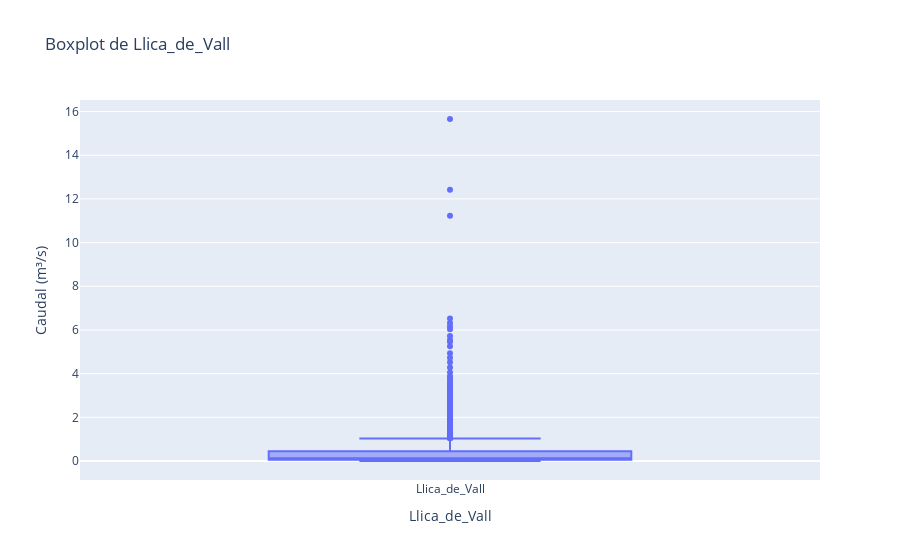

The notebook cell this image was saved under:
### Code cell
# 2. Seleccionar la estación
nombreST = "Llica_de_Vall"

# Crear un subconjunto con los datos de esa estación
DF_St = TotalDat[TotalDat['Estacio'] == nombreST]

# 3. Crear un boxplot con Plotly
fig = go.Figure()

# Añadir el boxplot
fig.add_trace(go.Box(
    y=DF_St['Valor'],
    name=nombreST,
    boxmean=False,  # No mostrar la línea de la media automáticamente
    #marker_color='cyan'
))

# Añadir el título y etiquetas
fig.update_layout(
    title=f"Boxplot de {nombreST}",
    xaxis_title=nombreST,
    yaxis_title="Caudal (m³/s)"
)

# Mostrar el gráfico interactivo
fig.show()

### Figure 1 — Plotly figure (JSON) as saved in the notebook; plotly's stock layout.template omitted (floating-point values rounded to 4 significant figures; data arrays with more than 128 entries replaced by an {"elided": "..."} marker saying what was removed)
{"data": [{"boxmean": false, "name": "Llica_de_Vall", "type": "box", "y": {"elided": "3646 float values"}}], "layout": {"title": {"text": "Boxplot de Llica_de_Vall"}, "xaxis": {"title": {"text": "Llica_de_Vall"}}, "yaxis": {"title": {"text": "Caudal (m³/s)"}}}}
